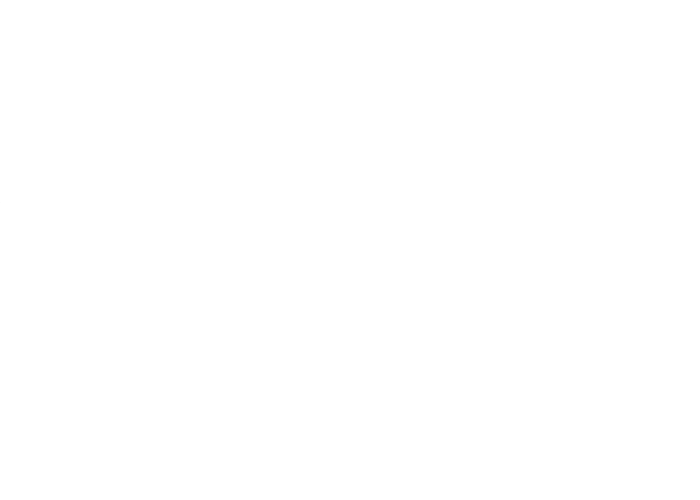
Frame 1 (no input)
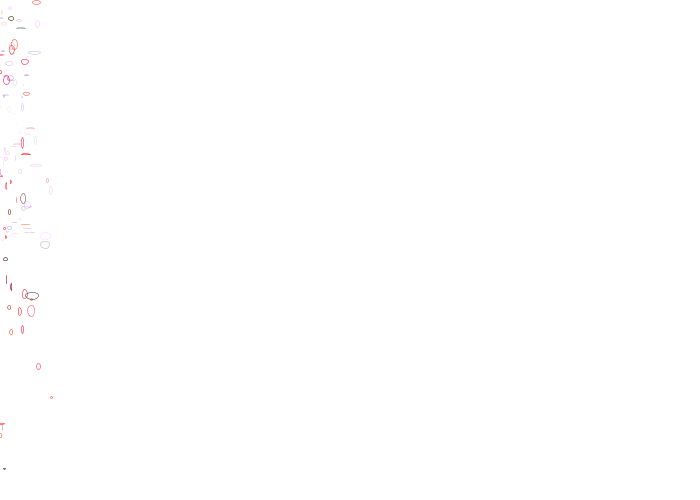
Frame 60 (the mouse pressed at the canvas centre just before this capture)
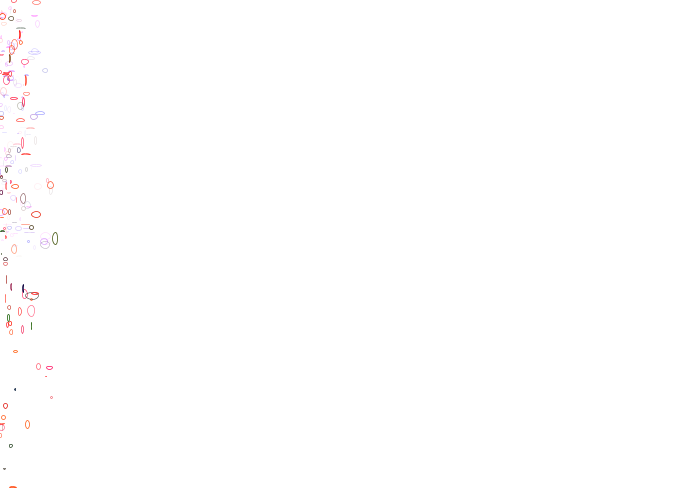
Frame 120 (the mouse held since frame 60 and released just before this capture)

The Processing sketch that drew these frames (run headless with seeded random() and noise(); from frame 60 on, the mouse is pressed at the canvas centre):

// Processing sketch: processing_10090
// ── processing_10090.pde

float x, y, t, z;
float amp, angle;
float thickness;
float radius;

void setup()
{
  frameRate(100);
  size(700, 500);
  background(255);
  smooth();
  
  strokeWeight(random(0.9));
  noFill();
  
  radius = random(8);
  thickness = random(0.4);
  x = random(2);
  y = random(height/2);
  z = random(height/2);
  t = random(height/2);
  amp = random(5);
  angle = 0;
  
  //colorMode(RGB, width, 100, 100, 100);  
}

void draw()
{
  if(x<width){
  stroke(random(width), random(100), random(100), random(width));
  ellipse(random(x), random(height/random(2)+random(y)+random(t)), random(radius), random(radius*1.25));

  stroke(random(random(width) - random(x)), 0, random(width) - random(x), random(100));
  ellipse(random(x), random(height/2+random(z)-random(t)), random(radius), random(radius*0.75));
    
  y = random(sin(random(radians(random(angle))))) * random(amp);
  z = random(cos(random(radians(random(angle))))) * random(amp);
  t = random(sin(random(radians(random(angle))))) * random(10);
  x++;
  angle += random(5);
  radius +=random(thickness);
  if( x == width/2) thickness*=-1;
  }
}

void mousePressed()
{
  setup();
  
  draw();
}
  
